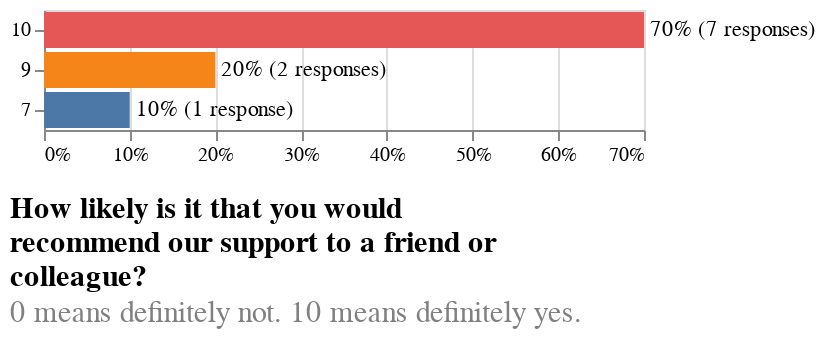

The notebook cell this image was saved under:
### Code cell
question = (
    "How likely is it that you would recommend our support to a friend or colleague?"
)

order = [10, 9, 8, 7, 6, 5, 4, 3, 2, 1, 0]

plot(
    data,
    question,
    order,
    "recommending.png",
    subtitle="0 means definitely not. 10 means definitely yes.",
)

### Figure 1 — Vega-Lite specification as saved in the notebook (floating-point values rounded to 4 significant figures)
{"config": {"view": {"continuousWidth": 300, "continuousHeight": 300}, "title": {"anchor": "start", "fontSize": 15, "offset": 15, "orient": "bottom", "subtitleColor": "gray", "subtitleFontSize": 15}}, "layer": [{"mark": {"type": "bar"}, "encoding": {"color": {"field": "options", "legend": null, "type": "nominal"}, "x": {"axis": {"format": ".0%", "title": null}, "field": "percentage", "type": "quantitative"}, "y": {"axis": {"labels": true, "title": null}, "field": "options", "sort": [10, 9, 8, 7, 6, 5, 4, 3, 2, 1, 0], "type": "nominal"}}, "title": {"text": ["How likely is it that you would", "recommend our support to a friend or", "colleague?"], "subtitle": "0 means definitely not. 10 means definitely yes."}}, {"mark": {"type": "text", "align": "left", "baseline": "middle", "dx": 3}, "encoding": {"text": {"field": "formatted", "type": "nominal"}, "x": {"field": "percentage", "type": "quantitative"}, "y": {"field": "options", "sort": [10, 9, 8, 7, 6, 5, 4, 3, 2, 1, 0], "type": "nominal"}}}], "data": {"name": "data-17510723ccb9a05b11613302e4b4516a"}, "$schema": "https://vega.github.io/schema/vega-lite/v5.17.0.json", "datasets": {"data-17510723ccb9a05b11613302e4b4516a": [{"options": 10, "counts": 7, "percentage": 0.7, "formatted": "70% (7 responses)"}, {"options": 7, "counts": 1, "percentage": 0.1, "formatted": "10% (1 response)"}, {"options": 9, "counts": 2, "percentage": 0.2, "formatted": "20% (2 responses)"}]}}
